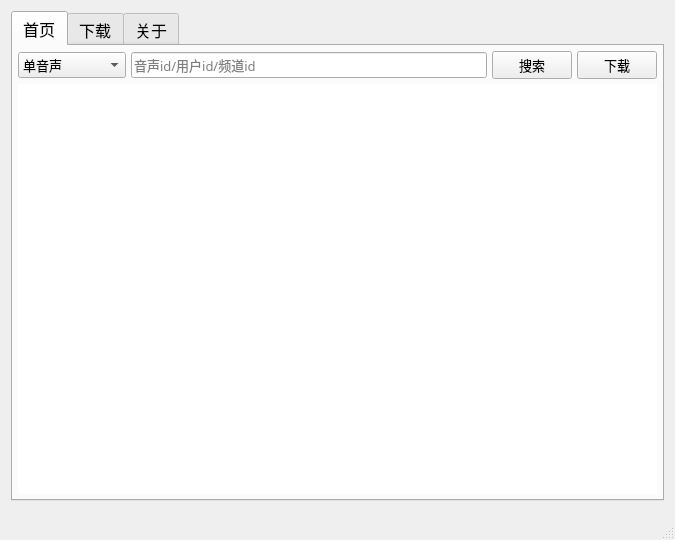
<?xml version="1.0" encoding="UTF-8"?>
<ui version="4.0">
 <class>MWin</class>
 <widget class="QMainWindow" name="MWin">
  <property name="geometry">
   <rect>
    <x>0</x>
    <y>0</y>
    <width>675</width>
    <height>540</height>
   </rect>
  </property>
  <property name="minimumSize">
   <size>
    <width>675</width>
    <height>540</height>
   </size>
  </property>
  <property name="font">
   <font>
    <family>Microsoft YaHei</family>
    <pointsize>12</pointsize>
   </font>
  </property>
  <property name="windowTitle">
   <string>猫耳FM</string>
  </property>
  <property name="windowIcon">
   <iconset resource="res.qrc">
    <normaloff>:/images/favicon.ico</normaloff>:/images/favicon.ico</iconset>
  </property>
  <widget class="QWidget" name="centralWidget">
   <layout class="QHBoxLayout" name="horizontalLayout">
    <item>
     <widget class="QTabWidget" name="tabWidget">
      <property name="minimumSize">
       <size>
        <width>650</width>
        <height>0</height>
       </size>
      </property>
      <property name="currentIndex">
       <number>0</number>
      </property>
      <property name="iconSize">
       <size>
        <width>30</width>
        <height>30</height>
       </size>
      </property>
      <widget class="QWidget" name="tab">
       <attribute name="icon">
        <iconset resource="res.qrc">
         <normaloff>:/images/m1.png</normaloff>:/images/m1.png</iconset>
       </attribute>
       <attribute name="title">
        <string>首页</string>
       </attribute>
       <layout class="QVBoxLayout" name="verticalLayout_4">
        <property name="spacing">
         <number>5</number>
        </property>
        <property name="leftMargin">
         <number>5</number>
        </property>
        <property name="topMargin">
         <number>5</number>
        </property>
        <property name="rightMargin">
         <number>5</number>
        </property>
        <property name="bottomMargin">
         <number>5</number>
        </property>
        <item>
         <layout class="QVBoxLayout" name="layout1Main" stretch="1,5">
          <property name="spacing">
           <number>5</number>
          </property>
          <item>
           <layout class="QHBoxLayout" name="layout1T1">
            <property name="spacing">
             <number>5</number>
            </property>
            <item>
             <widget class="QComboBox" name="comboBox">
              <property name="font">
               <font>
                <pointsize>10</pointsize>
               </font>
              </property>
              <item>
               <property name="text">
                <string>单音声</string>
               </property>
              </item>
              <item>
               <property name="text">
                <string>用户音声</string>
               </property>
              </item>
              <item>
               <property name="text">
                <string>用户喜欢音声</string>
               </property>
              </item>
             </widget>
            </item>
            <item>
             <widget class="QLineEdit" name="lineEdit">
              <property name="font">
               <font>
                <pointsize>10</pointsize>
               </font>
              </property>
              <property name="inputMask">
               <string/>
              </property>
              <property name="placeholderText">
               <string notr="true">音声id/用户id/频道id</string>
              </property>
             </widget>
            </item>
            <item>
             <widget class="QPushButton" name="search">
              <property name="font">
               <font>
                <family>Microsoft YaHei</family>
                <pointsize>10</pointsize>
               </font>
              </property>
              <property name="cursor">
               <cursorShape>PointingHandCursor</cursorShape>
              </property>
              <property name="text">
               <string>搜索</string>
              </property>
             </widget>
            </item>
            <item>
             <widget class="QPushButton" name="download">
              <property name="font">
               <font>
                <pointsize>10</pointsize>
               </font>
              </property>
              <property name="cursor">
               <cursorShape>PointingHandCursor</cursorShape>
              </property>
              <property name="text">
               <string>下载</string>
              </property>
             </widget>
            </item>
           </layout>
          </item>
          <item>
           <widget class="QTableWidget" name="tableWidget">
            <property name="sizePolicy">
             <sizepolicy hsizetype="Preferred" vsizetype="Preferred">
              <horstretch>0</horstretch>
              <verstretch>0</verstretch>
             </sizepolicy>
            </property>
            <property name="focusPolicy">
             <enum>Qt::StrongFocus</enum>
            </property>
            <property name="contextMenuPolicy">
             <enum>Qt::CustomContextMenu</enum>
            </property>
            <property name="layoutDirection">
             <enum>Qt::LeftToRight</enum>
            </property>
            <property name="frameShape">
             <enum>QFrame::NoFrame</enum>
            </property>
            <property name="frameShadow">
             <enum>QFrame::Plain</enum>
            </property>
            <property name="verticalScrollBarPolicy">
             <enum>Qt::ScrollBarAlwaysOff</enum>
            </property>
            <property name="horizontalScrollBarPolicy">
             <enum>Qt::ScrollBarAlwaysOff</enum>
            </property>
            <property name="alternatingRowColors">
             <bool>true</bool>
            </property>
            <property name="selectionMode">
             <enum>QAbstractItemView::SingleSelection</enum>
            </property>
            <property name="selectionBehavior">
             <enum>QAbstractItemView::SelectRows</enum>
            </property>
            <property name="gridStyle">
             <enum>Qt::SolidLine</enum>
            </property>
            <property name="rowCount">
             <number>0</number>
            </property>
            <property name="columnCount">
             <number>3</number>
            </property>
            <attribute name="horizontalHeaderVisible">
             <bool>false</bool>
            </attribute>
            <attribute name="horizontalHeaderCascadingSectionResizes">
             <bool>false</bool>
            </attribute>
            <attribute name="horizontalHeaderMinimumSectionSize">
             <number>50</number>
            </attribute>
            <attribute name="horizontalHeaderDefaultSectionSize">
             <number>250</number>
            </attribute>
            <attribute name="horizontalHeaderStretchLastSection">
             <bool>true</bool>
            </attribute>
            <attribute name="verticalHeaderVisible">
             <bool>false</bool>
            </attribute>
            <attribute name="verticalHeaderCascadingSectionResizes">
             <bool>false</bool>
            </attribute>
            <attribute name="verticalHeaderMinimumSectionSize">
             <number>35</number>
            </attribute>
            <attribute name="verticalHeaderDefaultSectionSize">
             <number>35</number>
            </attribute>
            <attribute name="verticalHeaderShowSortIndicator" stdset="0">
             <bool>false</bool>
            </attribute>
            <attribute name="verticalHeaderStretchLastSection">
             <bool>false</bool>
            </attribute>
            <column>
             <property name="text">
              <string>id</string>
             </property>
            </column>
            <column>
             <property name="text">
              <string>音声名</string>
             </property>
            </column>
            <column>
             <property name="text">
              <string>下载链接</string>
             </property>
            </column>
           </widget>
          </item>
         </layout>
        </item>
       </layout>
      </widget>
      <widget class="QWidget" name="tab2">
       <attribute name="icon">
        <iconset resource="res.qrc">
         <normaloff>:/images/m2.png</normaloff>:/images/m2.png</iconset>
       </attribute>
       <attribute name="title">
        <string>下载</string>
       </attribute>
       <layout class="QVBoxLayout" name="verticalLayout_3">
        <item>
         <widget class="QTableWidget" name="tableWidget2">
          <property name="font">
           <font>
            <pointsize>10</pointsize>
           </font>
          </property>
          <property name="alternatingRowColors">
           <bool>true</bool>
          </property>
          <property name="selectionMode">
           <enum>QAbstractItemView::MultiSelection</enum>
          </property>
          <property name="selectionBehavior">
           <enum>QAbstractItemView::SelectRows</enum>
          </property>
          <attribute name="horizontalHeaderDefaultSectionSize">
           <number>150</number>
          </attribute>
          <attribute name="horizontalHeaderStretchLastSection">
           <bool>true</bool>
          </attribute>
          <column>
           <property name="text">
            <string>标题</string>
           </property>
          </column>
          <column>
           <property name="text">
            <string>下载进度</string>
           </property>
          </column>
         </widget>
        </item>
        <item>
         <layout class="QHBoxLayout" name="horizontalLayout_3">
          <item>
           <spacer name="horizontalSpacer">
            <property name="orientation">
             <enum>Qt::Horizontal</enum>
            </property>
            <property name="sizeHint" stdset="0">
             <size>
              <width>40</width>
              <height>20</height>
             </size>
            </property>
           </spacer>
          </item>
          <item>
           <widget class="QToolButton" name="toolButton">
            <property name="cursor">
             <cursorShape>PointingHandCursor</cursorShape>
            </property>
            <property name="text">
             <string>打开保存文件夹</string>
            </property>
           </widget>
          </item>
          <item>
           <widget class="QToolButton" name="clearBtn">
            <property name="text">
             <string>清除已完成</string>
            </property>
           </widget>
          </item>
         </layout>
        </item>
       </layout>
      </widget>
      <widget class="QWidget" name="tab3">
       <attribute name="icon">
        <iconset resource="res.qrc">
         <normaloff>:/images/m3.png</normaloff>:/images/m3.png</iconset>
       </attribute>
       <attribute name="title">
        <string>关于</string>
       </attribute>
       <layout class="QVBoxLayout" name="verticalLayout">
        <item>
         <widget class="QScrollArea" name="scrollArea">
          <property name="verticalScrollBarPolicy">
           <enum>Qt::ScrollBarAlwaysOff</enum>
          </property>
          <property name="horizontalScrollBarPolicy">
           <enum>Qt::ScrollBarAsNeeded</enum>
          </property>
          <property name="widgetResizable">
           <bool>true</bool>
          </property>
          <widget class="QWidget" name="scrollAreaWidgetContents">
           <property name="geometry">
            <rect>
             <x>0</x>
             <y>0</y>
             <width>623</width>
             <height>437</height>
            </rect>
           </property>
           <layout class="QVBoxLayout" name="verticalLayout_2">
            <item>
             <widget class="QPlainTextEdit" name="plainTextEdit">
              <property name="font">
               <font>
                <pointsize>10</pointsize>
               </font>
              </property>
              <property name="plainText">
               <string>GitHub：LewisTian
Email：lewissmith@126.com
详细介绍：https://github.com/LewisTian/PyQt5-Apps/tree/master/missevan-kit
-----
猫耳FM工具箱 V1.0
主要功能是批量下载猫耳上的音声
暂时仅支持获取单音声、用户上传音声以及用户喜欢的音声</string>
              </property>
             </widget>
            </item>
            <item>
             <widget class="QLabel" name="label">
              <property name="font">
               <font>
                <family>Microsoft YaHei UI</family>
                <pointsize>10</pointsize>
                <weight>75</weight>
                <bold>true</bold>
               </font>
              </property>
              <property name="text">
               <string>若是觉得好用欢迎投喂：</string>
              </property>
             </widget>
            </item>
            <item>
             <layout class="QHBoxLayout" name="horizontalLayout_2">
              <item>
               <widget class="QLabel" name="label_2">
                <property name="text">
                 <string/>
                </property>
                <property name="pixmap">
                 <pixmap resource="res.qrc">:/images/alipay.jpg</pixmap>
                </property>
               </widget>
              </item>
              <item>
               <widget class="QLabel" name="label_3">
                <property name="text">
                 <string/>
                </property>
                <property name="pixmap">
                 <pixmap resource="res.qrc">:/images/weicatpay.png</pixmap>
                </property>
               </widget>
              </item>
             </layout>
            </item>
           </layout>
          </widget>
         </widget>
        </item>
       </layout>
      </widget>
     </widget>
    </item>
   </layout>
  </widget>
  <widget class="QStatusBar" name="statusBar"/>
 </widget>
 <layoutdefault spacing="6" margin="11"/>
 <resources>
  <include location="res.qrc"/>
 </resources>
 <connections/>
</ui>
